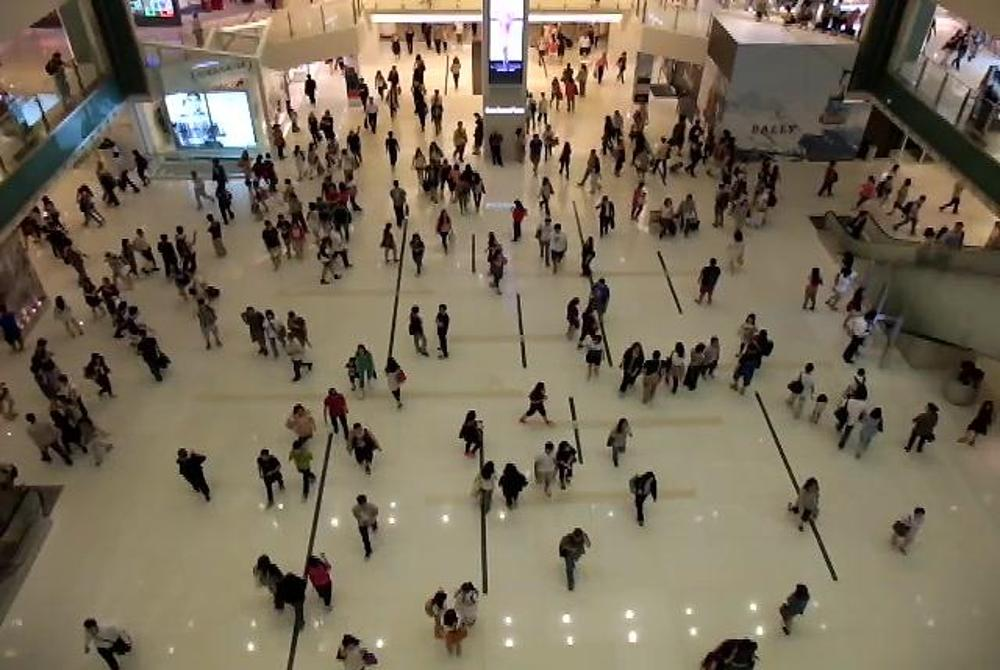
%> input picture 1shatian3/1.jpg, 1000 x 670 px
$ octave main.m   (GNU Octave 9; MATLAB toolbox functions it lacks are replaced by stand-ins)
%> lines starting %> are read from the running program, lines starting %| are printed output that depends on the picture; in (x1, y1, x2, y2) boxes, pixels count from 0 and x2, y2 are one past the last pixel; in counts of white or black regions, pixels touching at a corner belong together; the program's own positions count from 1
%> the answer given: 3
### a2.m
cd 1shatian3
str='.jpg';
for ii=1:99

    ff=strcat(num2str(ii),str);
 r=imread(ff);
%> r is the input picture: size 670x1000x3 uint8; mean R, G, B 121.9, 110.2, 90.8
 r=imresize(r,[256 256]);
%> r: size 256x256x3 uint8
cluster;
%> `blue = im(:,:,3)`:
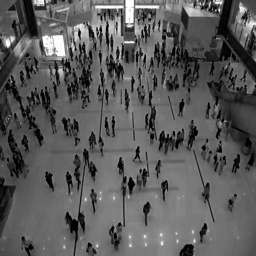
%> blue: size 256x256 double; min 0, max 255, mean 90.8
%> after the loop `while(true)`: array = 2495 rows, first 12: [16 0 0; 19 1 0; 6 4 21; 2 1 16; 17 7 1; 17 6 6; 8 0 17; 3 3 23; 1 4 22; 0 2 16; 2 2 10; 8 5 9]; center = [144.3 132.5 107.9; 70.25 59.85 48.55; 208.2 184.1 159.5; 90.69 126.1 163.8; 178 89.67 69.67]; i = 0; j = 6; newseed = [NaN NaN NaN]; seed = [71.25 67.49 66.7]
%> `centers = sqrt(sum((center.^2),2));`: centers = [223.6; 104.3; 320.4; 225.7; 211.1]
%> `[centers,idx]= sort(centers);`: centers = [104.3; 211.1; 223.6; 225.7; 320.4]; idx = [2; 5; 1; 4; 3]
%> the loop `while(true)` made 2 passes
%> (newcenter, a) on passes 1 to 2: ([106.9; 12.51; 2.09; 94.71], [false; true; true; false]), ([121.5; 94.71], [false; false])
%> after the loop `while(true)`: centers = [104.3; 225.7; 320.4]; idx = [2; 4; 3]
%> `center1 = center;`: center1 has the same summary as center
%> `center =center1(idx,:);`: center = [70.25 59.85 48.55; 90.69 126.1 163.8; 208.2 184.1 159.5]
%> `lb = reshape(label_vector,size(red));`:
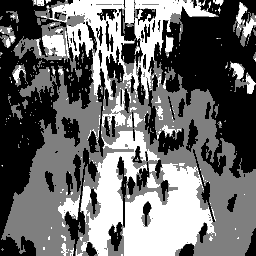
%> lb: size 256x256 double; min 1, max 3, mean 1.85; drawn with min black and max white
 bgray=rgb2gray(r);
bgray=medfilt2(bgray);
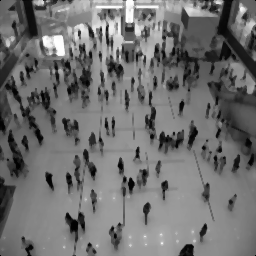
%> bgray: size 256x256 uint8; min 0, max 255, mean 112.2
ibw=im2bw(bgray,0.3);
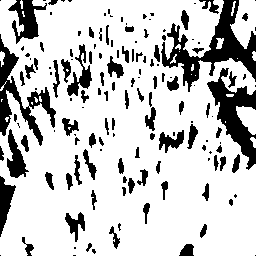
%> ibw: size 256x256 logical; 78.6% white; 149 black regions (65 under 20 px), largest, box (x1, y1, x2, y2) and area: (161, 0, 256, 92) 2733, (207, 68, 256, 170) 1883, (0, 34, 56, 146) 1667
ibw=~ibw;
ifill=imfill(ibw,'holes');
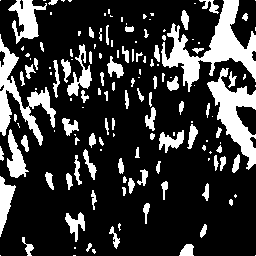
%> ifill: size 256x256 logical; 21.8% white; 149 white regions (65 under 20 px)
[Ilabel num]=bwlabel(ifill);
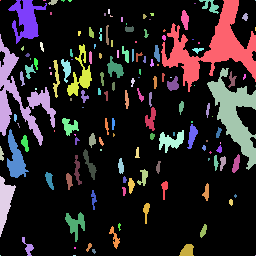
%> Ilabel: size 256x256 double; 150 distinct labels, from 0 to 149; one colour per label, 0 black
%> num = 149
Iprops=regionprops(Ilabel);
%> Iprops = 149 regions; largest, box (x1, y1, x2, y2), Area and Centroid: (161, 0, 256, 92) 2898 [213.4 48.3], (207, 68, 256, 170) 1907 [235.5 115.1], (0, 34, 56, 146) 1722 [20.6 98], (8, 0, 47, 44) 784 [26.9 19.9], (7, 129, 29, 178) 508 [16.2 159.5]
Ibox=[Iprops.BoundingBox];
%> Ibox = 596 values, max 255.5 at index 18, min 0.5 at index 1, mean 59.92
Ibox=reshape(Ibox,[4 num]);
%> Ibox = 149 columns, first 8: [0.5 0.5 0.5 0.5 0.5 7.5 8.5 14.5; 0.5 34.5 146.5 176.5 255.5 129.5 0.5 114.5; 1 56 4 16 1 22 39 3; 1 112 15 61 1 49 44 8]
figure(1);
imshow(r);
hold on

for cnt=5:6
rectangle('position',Ibox(:,cnt),'edgecolor','r');
end
hold on
for cnt=1:2
rectangle('position',Ibox(:,cnt),'edgecolor','y');
end
hold on
for cnt=27:30
rectangle('position',Ibox(:,cnt),'edgecolor','b');
end
hold on
for cnt=30:31
rectangle('position',Ibox(:,cnt),'edgecolor','g');
end

hold on
for cnt=33
rectangle('position',Ibox(:,cnt),'edgecolor','c');
end
hold on
for cnt=40:41
rectangle('position',Ibox(:,cnt),'edgecolor','m');
end
hold on

for cnt=40:50
rectangle('position',Ibox(:,cnt),'edgecolor','b');
end
hold on

for cnt=64:66
rectangle('position',Ibox(:,cnt),'edgecolor','y');
end
hold on
for cnt=82
    rectangle('position',Ibox(:,cnt),'edgecolor','r');
end
    hold on
    for cnt=88:90
    rectangle('position',Ibox(:,cnt),'edgecolor','r');
    end
    hold on
    hold on
    for cnt=95:97
    rectangle('position',Ibox(:,cnt),'edgecolor','r');
    end
    hold on
    for cnt=106
    rectangle('position',Ibox(:,cnt),'edgecolor','r');
    end
    hold on
    for cnt=112:114
    rectangle('position',Ibox(:,cnt),'edgecolor','r');
    end
    hold on
    for cnt=125
    rectangle('position',Ibox(:,cnt),'edgecolor','r');
    end
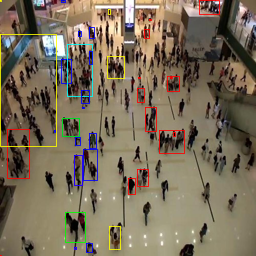
%> figure redrawn from the program's plot data
%> the run ends on the next line

% hold off
end
% figure(2);
HeatMap(lb);
% title('Heat Map');

### cluster.m
im = double(r);
red = im(:,:,1); green = im(:,:,2); blue = im(:,:,3);

array = [red(:),green(:),blue(:)];
% distth = 25;
i = 0;j=0;
tic
while(true)

    seed(1) = mean(array(:,1));
    seed(2) = mean(array(:,2));
    seed(3) = mean(array(:,3));

    i = i+1;
    while(true)
        j = j+1;

        seedvec = repmat(seed,[size(array,1),1]);

        dist = sum((sqrt((array-seedvec).^2)),2);

         distth = 0.25*max(dist);
        qualified = dist<distth;

        newred = array(:,1);
        newgreen = array(:,2);
        newblue = array(:,3);

        newseed(1) = mean(newred(qualified));
        newseed(2) = mean(newgreen(qualified));
        newseed(3) = mean(newblue(qualified));

        if isnan(newseed)
            break;
        end

        if (seed == newseed) | j>10
            j=0;
            array(qualified,:) = [];
            center(i,:) = newseed;
            %             center(2,i) = nnz(qualified);
            break;
        end
        seed = newseed;
    end

    if isempty(array) || i>10
        i = 0;
        break;
    end

end
toc
centers = sqrt(sum((center.^2),2));
[centers,idx]= sort(centers);


while(true)
newcenter = diff(centers);
intercluster =25; %(max(gray(:)/10));
a = (newcenter<=intercluster);
% center(a,:)=[];
% centers = sqrt(sum((center.^2),2));
centers(a,:) = [];
idx(a,:)=[];
% center(a,:)=0;
if nnz(a)==0
    break;
end

end
center1 = center;
center =center1(idx,:);
% [~,idxsort] = sort(centers) ;
vecred = repmat(red(:),[1,size(center,1)]);
vecgreen = repmat(green(:),[1,size(center,1)]);
vecblue = repmat(blue(:),[1,size(center,1)]);

distred = (vecred - repmat(center(:,1)',[numel(red),1])).^2;
distgreen = (vecgreen - repmat(center(:,2)',[numel(red),1])).^2;
distblue = (vecblue - repmat(center(:,3)',[numel(red),1])).^2;

distance = sqrt(distred+distgreen+distblue);
[~,label_vector] = min(distance,[],2);
lb = reshape(label_vector,size(red));

### main.m

clc;
close all;
clear all;
disp('1.student003');
disp('2.1dawei1');
disp('3.1shatian3');
inn=input('Enter the input database number');
if inn==1
% assigning the name of sample avi file to a variable
% filename = '1.avi';
%
% %reading a video file
% mov = VideoReader(filename);
%
% % Defining Output folder as 'snaps'
% opFolder = fullfile(cd, 'snaps');
% %if  not existing
% if ~exist(opFolder, 'dir')
% %make directory & execute as indicated in opfolder variable
% mkdir(opFolder);
% end
%
% %getting no of frames
% numFrames = mov.NumberOfFrames;
%
% %setting current status of number of frames written to zero
% numFramesWritten = 0;
%
% %for loop to traverse & process from frame '1' to 'last' frames
% for t = 1 :200
% currFrame = read(mov, t);    %reading individual frames
% opBaseFileName = sprintf('%d.jpg', t);
% opFullFileName = fullfile(opFolder, opBaseFileName);
% imwrite(currFrame, opFullFileName, 'jpg');   %saving as 'png' file
% %indicating the current progress of the file/frame written
% progIndication = sprintf('Wrote frame %4d of %d.', t, numFrames);
% disp(progIndication);
% numFramesWritten = numFramesWritten + 1;
% end      %end of 'for' loop
% progIndication = sprintf('Wrote %d frames to folder "%s"',numFramesWritten, opFolder);
% disp(progIndication);
cd snaps
str='.jpg';
for ii=1:200

    ff=strcat(num2str(ii),str);
 r=imread(ff);
 r=imresize(r,[256 256]);
cluster;
 bgray=rgb2gray(r);
bgray=medfilt2(bgray);
ibw=im2bw(bgray,0.3);
ibw=~ibw;
ifill=imfill(ibw,'holes');
[Ilabel num]=bwlabel(ifill);
Iprops=regionprops(Ilabel);
Ibox=[Iprops.BoundingBox];
Ibox=reshape(Ibox,[4 num]);
figure(1);
imshow(r);
hold on
regio;
end
% figure(2);
HeatMap(lb);
else if inn==2
a1;
    else if inn==3

a2;
